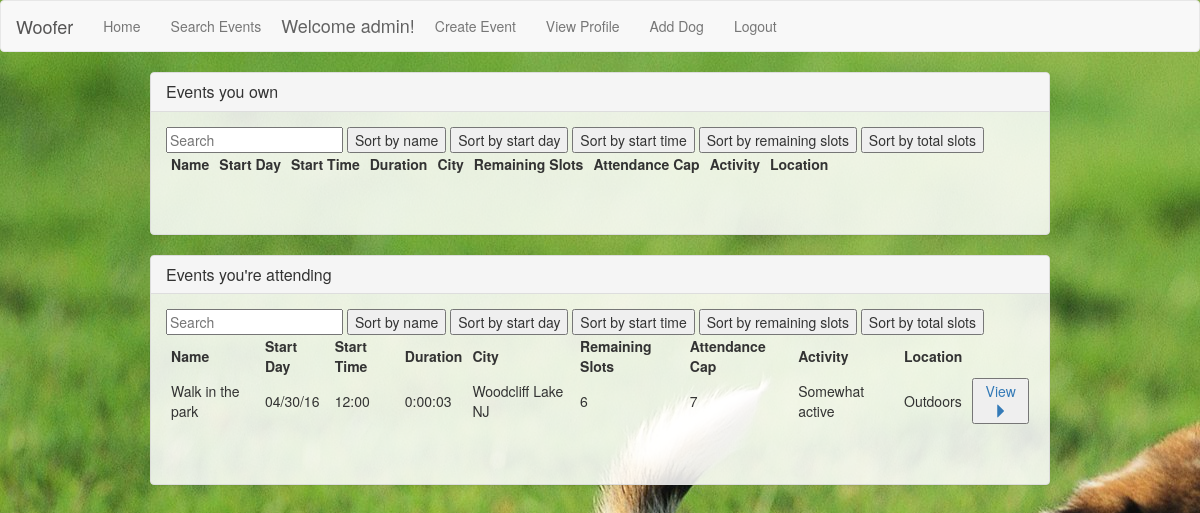
The app's page / (signed in) with its own data.
### woofer/models.py (models this page shows, shortened)
class Event(models.Model):
    id = models.AutoField(primary_key=True)
    name = models.CharField(max_length=50)
    user = models.ForeignKey(User, on_delete=models.CASCADE)
    address = models.CharField(max_length=100)
    city = models.CharField(max_length=30)
    zipcode = models.IntegerField()
    start_day = models.DateField(auto_now=False, auto_now_add=False)
    start_time = models.TimeField(auto_now=False, auto_now_add=False)
    duration = models.DurationField()
    description = models.TextField()
    attendance_cap = models.IntegerField(default=0,
                                         validators=[validate_greater_than_or_equal_zero])
    INDOOR = 'I'
    OUTDOOR = 'O'
    LOCATION_CHOICES = (
        (INDOOR, 'Indoors'),
        (OUTDOOR, 'Outdoors')
        )
    location = models.CharField(max_length=1, choices=LOCATION_CHOICES)
    LOW = 'LO'
    MEDIUM = 'MD'
    HIGH = 'HI'
    ACTIVITY_CHOICES = (
        (LOW, 'Not active'),
        (MEDIUM, 'Somewhat active'),
        (HIGH, 'Very active')
        )
    activity = models.CharField(max_length=2, choices=ACTIVITY_CHOICES)
    def get_formatted_date(self):
        if self.start_day:
            return self.start_day.strftime("%m/%d/%y")
    def get_formatted_time(self):
        if self.start_time:
            return self.start_time.strftime("%H:%M")

### woofer/views/home_views.py (the view)
# urls.py: url(r'^$', home_views.index, name='home'),
def index(request):
    owned_events = None
    attending_events = None
    if request.user.is_authenticated():
        owned_events = Event.objects.all().filter(user=request.user)
        owned_dog_ids = Dog.objects.all().filter(owner=request.user)
        attending_event_ids = EventAttendance.objects.all().\
            filter(dog_id__in=owned_dog_ids).values('event_id')
        attending_events = Event.objects.annotate(Count('eventattendance'))\
            .all().filter(id__in=attending_event_ids)
    return render(request, 'woofer/index.html',
                  {
                      'owned_events' : owned_events,
                      'attending_events' : attending_events
                  })

### woofer/templatetags/subtract_filter.py (called while the page is built)
@register.filter
def subtract(value, arg):
    return value - arg

### woofer/templates/woofer/index.html (shortened to what this page needs)
{% extends 'woofer/pageframe.html' %}
{% load subtract_filter %}
{% block content %}
{% if request.user.is_authenticated %}
<div class="panel panel-default">
  <div class="panel-heading">
    <h3 class="panel-title">Events you own</h3>
  </div>
  <div class="panel-body">
    <div id="owned_events">
    <input class="search" placeholder="Search" />
    <button class="sort" data-sort="name">Sort by name</button>
    <button class="sort" data-sort="start_day">Sort by start day</button>
    <button class="sort" data-sort="start_time">Sort by start time</button>
    <button class="sort" data-sort="remaining_slots">Sort by remaining slots</button>
    <button class="sort" data-sort="attendance_cap">Sort by total slots</button>
  <table>
    <thead>
      <th>Name</th>
      <th>Start Day</th>
      <th>Start Time</th>
      <th>Duration</th>
      <th>City</th>
      <th>Remaining Slots</th>
      <th>Attendance Cap</th>
      <th>Activity</th>
      <th>Location</th>
    </thead>
  </table>
</div>
  </div>
</div>
<div class="panel panel-default">
  <div class="panel-heading">
    <h3 class="panel-title">Events you're attending</h3>
  </div>
  <div class="panel-body">
    <div id="attending_events">
      <input class="search" placeholder="Search" />
      <button class="sort" data-sort="name">Sort by name</button>
      <button class="sort" data-sort="start_day">Sort by start day</button>
      <button class="sort" data-sort="start_time">Sort by start time</button>
      <button class="sort" data-sort="remaining_slots">Sort by remaining slots</button>
      <button class="sort" data-sort="attendance_cap">Sort by total slots</button>
    <table>
      <thead>
        <th>Name</th>
        <th>Start Day</th>
        <th>Start Time</th>
        <th>Duration</th>
        <th>City</th>
        <th>Remaining Slots</th>
        <th>Attendance Cap</th>
        <th>Activity</th>
        <th>Location</th>
      </thead>
      <tbody class="list">
        {% for event in attending_events %}
          <tr>
            <td class="name">{{ event.name }}</td>
            <td class="start_day">{{ event.get_formatted_date }}</td>
            <td class="start_time">{{ event.get_formatted_time }}</td>
            <td class="duration">{{ event.duration }}</td>
            <td class="city">{{ event.city }}</td>
            <td class="remaining_slots">{{  event.attendance_cap|subtract:event.eventattendance__count }}</td>
            <td class="attendance_cap">{{ event.attendance_cap }}</td>
            <td class="activity">{{ event.get_activity_display }}</td>
            <td class="location">{{ event.get_location_display }}</td>
            <td><a href="{% url 'view-event' event.id %}" ><button class="">View<span class="glyphicon glyphicon-triangle-right" aria-hidden="true"></span></button></a></td>
          </tr>
        {% endfor %}
      </tbody>
    </table>
  </div>
  </div>
</div>
{% else %}
<h2>Welcome!</h2>
<h4>Please login or register in the top right or if you are just browsing click search events.</h4>
{% endif %}
{% endblock %}

### woofer/templates/woofer/pageframe.html (shortened to what this page needs)
{% load staticfiles %}
<!DOCTYPE html>
<html lang="en">
  <head>
    <link href="https://maxcdn.bootstrapcdn.com/bootstrap/3.3.6/css/bootstrap.min.css" rel="stylesheet" type="text/css"/>
    <link href="{% static "css/main.css" %}" rel="stylesheet" type="text/css"/>
  </head>
  <body>
  <div id="wrap">
    <nav class="navbar navbar-default">
  <div class="container-fluid">
    <div class="navbar-header">
      <a class="navbar-brand" href="{% url 'index' %}">Woofer</a>
    </div>
    <div class="collapse navbar-collapse" id="bs-example-navbar-collapse-1">
      <ul class="nav navbar-nav">
        <li><a href="{% url 'index' %}">Home</a></li>
        <li><a href="{% url 'event-list' %}">Search Events</a></li>
        {% if request.user.is_authenticated %}
          <li><h4 class="nav-welcome">Welcome {{ user.username }}!</h4></li>
          <li><a href="{% url 'create-event' %}">Create Event</a></li>
          <li><a href="{% url 'view-profile' %}">View Profile</a></li>
          <li><a href="{% url 'add-dog' %}">Add Dog</a></li>
          <li><a href="{% url 'logout' %}">Logout</a></li>
        {% else %}
          <li><a href="{% url 'login' %}">Login</a></li>
          <li><a href="{% url 'create-user' %}">Create New Account</a></li>
        {% endif %}
      </ul>
    </div>
  </div>
</nav>
    <div id="content_wrap">
     {% block content %}If you are seeing this please contact a site administrator.{% endblock %}
     </div>
  </div>
  </body>
</html>

### static/css/main.css (style rules this page uses)
body { background-image: url("../images/background.jpg"); background-color: #E1E1E1; background-attachment: fixed; }
#content_wrap { max-width: 900px; margin-left: auto; margin-right: auto; }
.panel.panel-default { background-color:rgba(255, 255, 255, 0.85); }
.nav-welcome { color: #626262; padding: 5px; }
.navbar-brand { color: #555454 !important; }
th { padding: 1px 5px 1px 5px; }
td { padding: 1px 5px 1px 5px; }

### records on screen
Event: name "Walk in the park", get_formatted_date "04/30/16", get_formatted_time "12:00", duration "0:00:03", city "Woodcliff Lake NJ", attendance_cap|subtract "6", attendance_cap "7", activity "Somewhat active", location "Outdoors"

### other values on screen
{{ user.username }} "admin"
